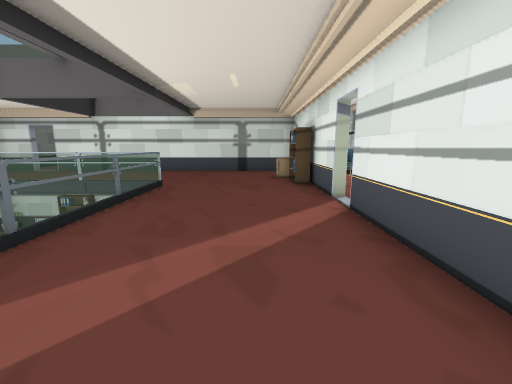
[1] (above)

12 first-person views from a walk through a Unity game level. The camera is 1.2 m above the floor, tilts 10° down and sees 90° across. The floor is counted in squares, 1 m on a side. Each view is taken from the middle of a square. On the plan, view 1 faces up. The plan holds only what a view shows up to about 12 squares ahead; the rest is blank. The place goes on beyond the plan. Some animated figures are not drawn. Door leaves are left out, so doorways stand open. Some surface patterns are stand-ins.

[2]
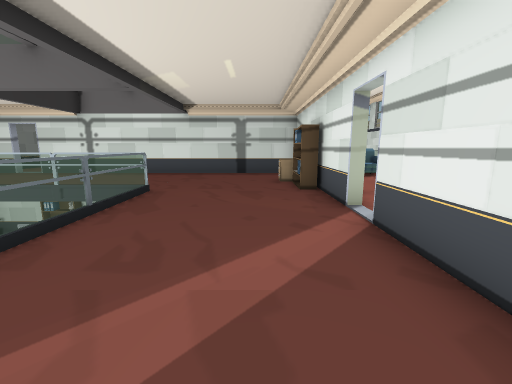

[3]
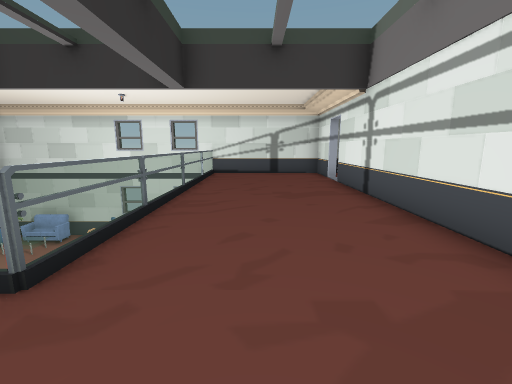

[4]
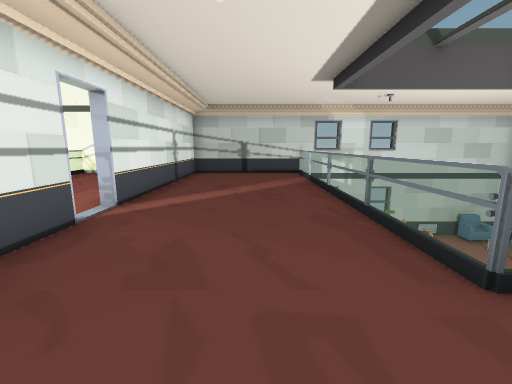

[5]
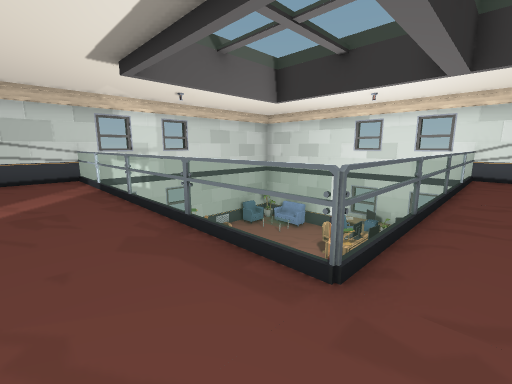

[6]
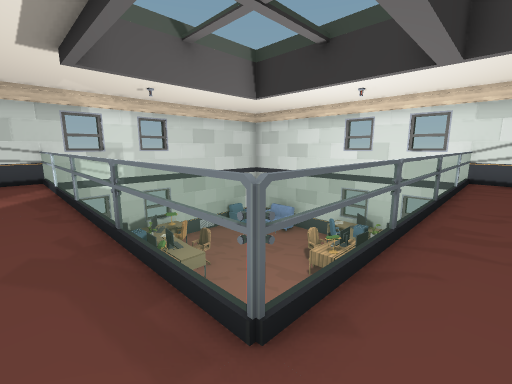

[7]
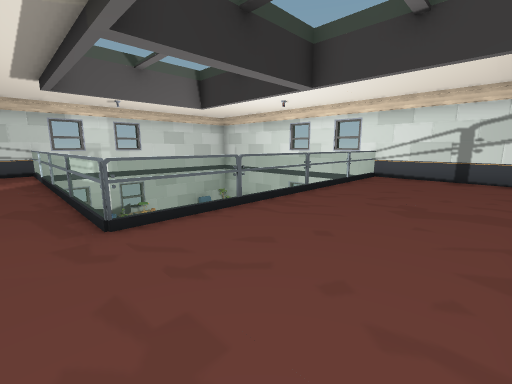

[8]
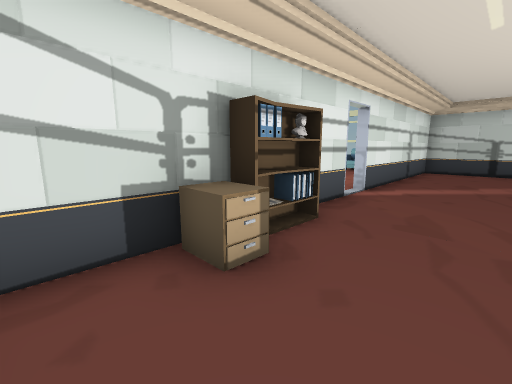

[9]
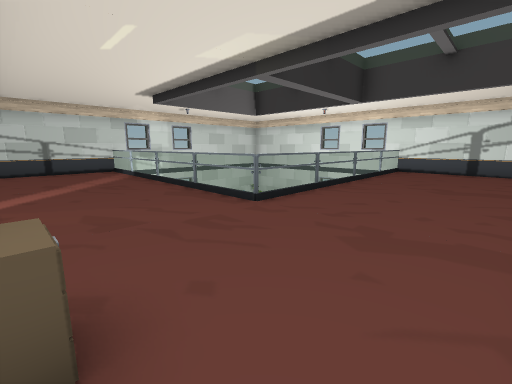

[10]
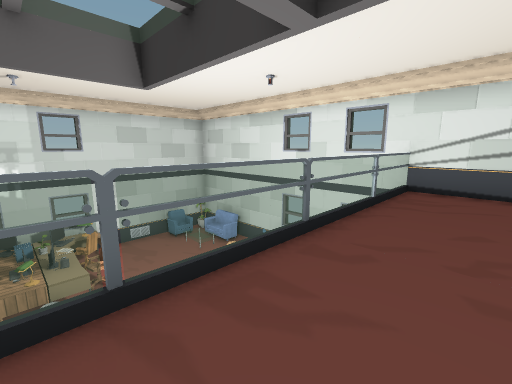

[11]
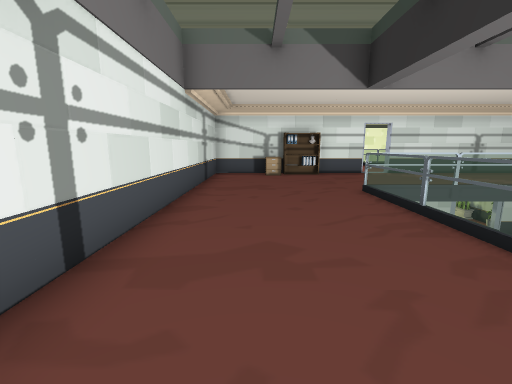

[12]
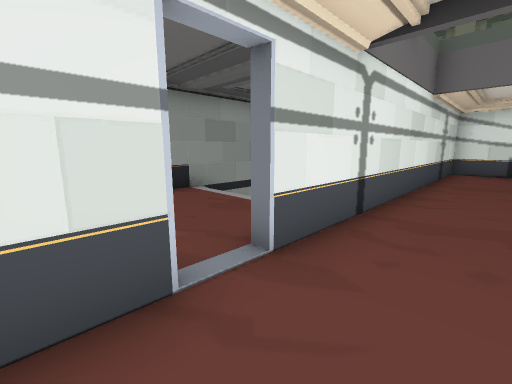

### Floor plan
Key: @ floor where view 1 was taken; # wall or solid block; x gap in a wall; . floor; D open door; v drop or lower ground; R drawers; S shelf; O other object.
Columns run from 13 left of view 1 to 3 right of it. Each row starts with its distance up from view 1.
 14 # .D.
 13 ##xD#########D#
 12 #..............#
 11 D..............#
 10 D.............R#
  9 #.............SS
  8 #OOOOOOOOOO....
  7 #         O...DD
  6 #         O....x
  5 #   vvv   O...DDD
  4 #  vvvvv  O...DD.
  3 #vvvvvvv  O....#.
  2 #vvvvvvvv O...DD
  1 #vvvvvvvv O....#
  0 #vvvvvv   O..@DD
 -1 #Ovvvvv   O...DD
 -2  ##############

Positions as (right, up) in squares from view 1, and headings:
1: (0, 0), facing up
2: (0, 1), facing up
3: (-1, 10), facing left
4: (-1, 10), facing down
5: (-1, 9), facing down-left
6: (-2, 9), facing down-left
7: (-2, 12), facing down-left
8: (-1, 12), facing down-right
9: (1, 12), facing down-left
10: (-5, 10), facing down-left
11: (-10, 11), facing right
12: (-12, 11), facing up-right
